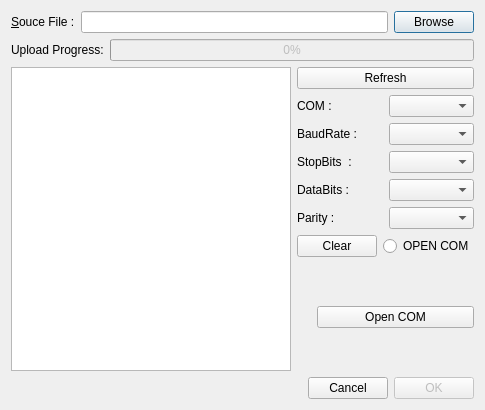
<?xml version="1.0" encoding="UTF-8"?>
<ui version="4.0">
 <class>BrowseDialog</class>
 <widget class="QDialog" name="BrowseDialog">
  <property name="geometry">
   <rect>
    <x>0</x>
    <y>0</y>
    <width>485</width>
    <height>410</height>
   </rect>
  </property>
  <property name="windowTitle">
   <string>BrowseDialog</string>
  </property>
  <layout class="QVBoxLayout" name="verticalLayout_2">
   <item>
    <layout class="QHBoxLayout" name="horizontalLayout">
     <item>
      <widget class="QLabel" name="label">
       <property name="text">
        <string>&amp;Souce File :</string>
       </property>
       <property name="buddy">
        <cstring>lineEdit</cstring>
       </property>
      </widget>
     </item>
     <item>
      <widget class="QLineEdit" name="lineEdit">
       <property name="enabled">
        <bool>true</bool>
       </property>
      </widget>
     </item>
     <item>
      <widget class="QPushButton" name="browsepushButton">
       <property name="text">
        <string>Browse</string>
       </property>
      </widget>
     </item>
    </layout>
   </item>
   <item>
    <layout class="QHBoxLayout" name="horizontalLayout_9">
     <item>
      <widget class="QLabel" name="label_7">
       <property name="text">
        <string>Upload Progress:</string>
       </property>
      </widget>
     </item>
     <item>
      <widget class="QProgressBar" name="progressBar">
       <property name="enabled">
        <bool>false</bool>
       </property>
       <property name="value">
        <number>0</number>
       </property>
       <property name="textVisible">
        <bool>true</bool>
       </property>
      </widget>
     </item>
    </layout>
   </item>
   <item>
    <layout class="QHBoxLayout" name="horizontalLayout_11">
     <item>
      <widget class="QPlainTextEdit" name="plainTextEdit">
       <property name="enabled">
        <bool>true</bool>
       </property>
      </widget>
     </item>
     <item>
      <layout class="QVBoxLayout" name="verticalLayout">
       <item>
        <widget class="QPushButton" name="refreshpushButton">
         <property name="text">
          <string>Refresh</string>
         </property>
        </widget>
       </item>
       <item>
        <layout class="QHBoxLayout" name="horizontalLayout_8">
         <item>
          <widget class="QLabel" name="label_2">
           <property name="text">
            <string>COM :</string>
           </property>
          </widget>
         </item>
         <item>
          <widget class="QComboBox" name="comNameBox"/>
         </item>
        </layout>
       </item>
       <item>
        <layout class="QHBoxLayout" name="horizontalLayout_2">
         <item>
          <widget class="QLabel" name="label_3">
           <property name="text">
            <string>BaudRate :</string>
           </property>
          </widget>
         </item>
         <item>
          <widget class="QComboBox" name="baudRateBox"/>
         </item>
        </layout>
       </item>
       <item>
        <layout class="QHBoxLayout" name="horizontalLayout_3">
         <item>
          <widget class="QLabel" name="label_4">
           <property name="text">
            <string>StopBits  :</string>
           </property>
          </widget>
         </item>
         <item>
          <widget class="QComboBox" name="stopBitsBox"/>
         </item>
        </layout>
       </item>
       <item>
        <layout class="QHBoxLayout" name="horizontalLayout_4">
         <item>
          <widget class="QLabel" name="label_5">
           <property name="text">
            <string>DataBits :</string>
           </property>
          </widget>
         </item>
         <item>
          <widget class="QComboBox" name="dataBitsBox"/>
         </item>
        </layout>
       </item>
       <item>
        <layout class="QHBoxLayout" name="horizontalLayout_5">
         <item>
          <widget class="QLabel" name="label_6">
           <property name="text">
            <string>Parity :</string>
           </property>
          </widget>
         </item>
         <item>
          <widget class="QComboBox" name="parityBox"/>
         </item>
        </layout>
       </item>
       <item>
        <layout class="QHBoxLayout" name="horizontalLayout_6">
         <item>
          <widget class="QPushButton" name="clearpushButton">
           <property name="text">
            <string>Clear</string>
           </property>
          </widget>
         </item>
         <item>
          <widget class="QRadioButton" name="radioButton">
           <property name="palette">
            <palette>
             <active>
              <colorrole role="LinkVisited">
               <brush brushstyle="SolidPattern">
                <color alpha="255">
                 <red>200</red>
                 <green>33</green>
                 <blue>200</blue>
                </color>
               </brush>
              </colorrole>
             </active>
             <inactive>
              <colorrole role="LinkVisited">
               <brush brushstyle="SolidPattern">
                <color alpha="255">
                 <red>200</red>
                 <green>33</green>
                 <blue>200</blue>
                </color>
               </brush>
              </colorrole>
             </inactive>
             <disabled>
              <colorrole role="LinkVisited">
               <brush brushstyle="SolidPattern">
                <color alpha="255">
                 <red>200</red>
                 <green>33</green>
                 <blue>200</blue>
                </color>
               </brush>
              </colorrole>
             </disabled>
            </palette>
           </property>
           <property name="text">
            <string>OPEN COM</string>
           </property>
           <property name="checked">
            <bool>false</bool>
           </property>
          </widget>
         </item>
        </layout>
       </item>
       <item>
        <layout class="QHBoxLayout" name="horizontalLayout_10">
         <item>
          <spacer name="verticalSpacer">
           <property name="orientation">
            <enum>Qt::Vertical</enum>
           </property>
           <property name="sizeHint" stdset="0">
            <size>
             <width>20</width>
             <height>40</height>
            </size>
           </property>
          </spacer>
         </item>
         <item>
          <widget class="QPushButton" name="startpushButton">
           <property name="text">
            <string>Open COM</string>
           </property>
          </widget>
         </item>
        </layout>
       </item>
      </layout>
     </item>
    </layout>
   </item>
   <item>
    <layout class="QHBoxLayout" name="horizontalLayout_7">
     <item>
      <spacer name="horizontalSpacer">
       <property name="orientation">
        <enum>Qt::Horizontal</enum>
       </property>
       <property name="sizeHint" stdset="0">
        <size>
         <width>40</width>
         <height>20</height>
        </size>
       </property>
      </spacer>
     </item>
     <item>
      <widget class="QPushButton" name="cancelpushButton">
       <property name="text">
        <string>Cancel</string>
       </property>
      </widget>
     </item>
     <item>
      <widget class="QPushButton" name="okpushButton">
       <property name="enabled">
        <bool>false</bool>
       </property>
       <property name="text">
        <string>OK</string>
       </property>
      </widget>
     </item>
    </layout>
   </item>
  </layout>
 </widget>
 <layoutdefault spacing="6" margin="11"/>
 <tabstops>
  <tabstop>lineEdit</tabstop>
  <tabstop>browsepushButton</tabstop>
  <tabstop>refreshpushButton</tabstop>
  <tabstop>comNameBox</tabstop>
  <tabstop>baudRateBox</tabstop>
  <tabstop>stopBitsBox</tabstop>
  <tabstop>dataBitsBox</tabstop>
  <tabstop>parityBox</tabstop>
  <tabstop>clearpushButton</tabstop>
  <tabstop>radioButton</tabstop>
  <tabstop>startpushButton</tabstop>
  <tabstop>cancelpushButton</tabstop>
  <tabstop>okpushButton</tabstop>
  <tabstop>plainTextEdit</tabstop>
 </tabstops>
 <resources/>
 <connections/>
</ui>
